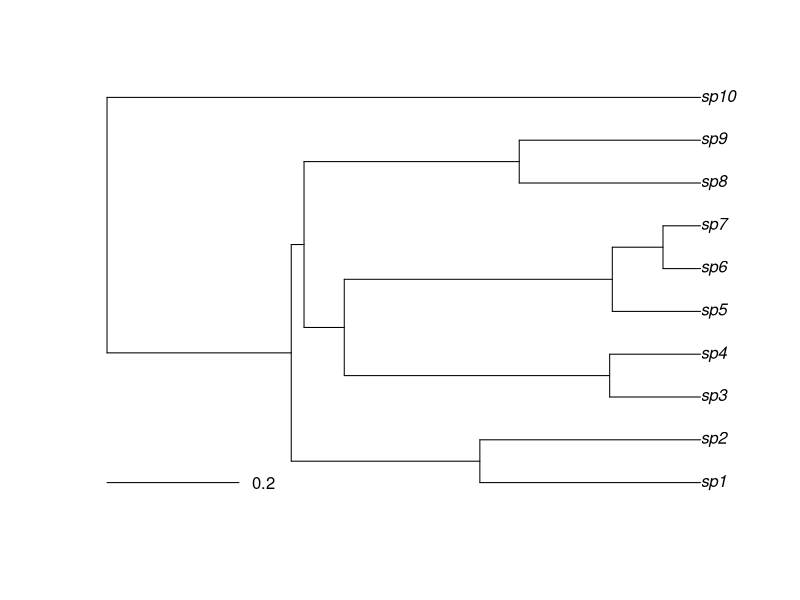
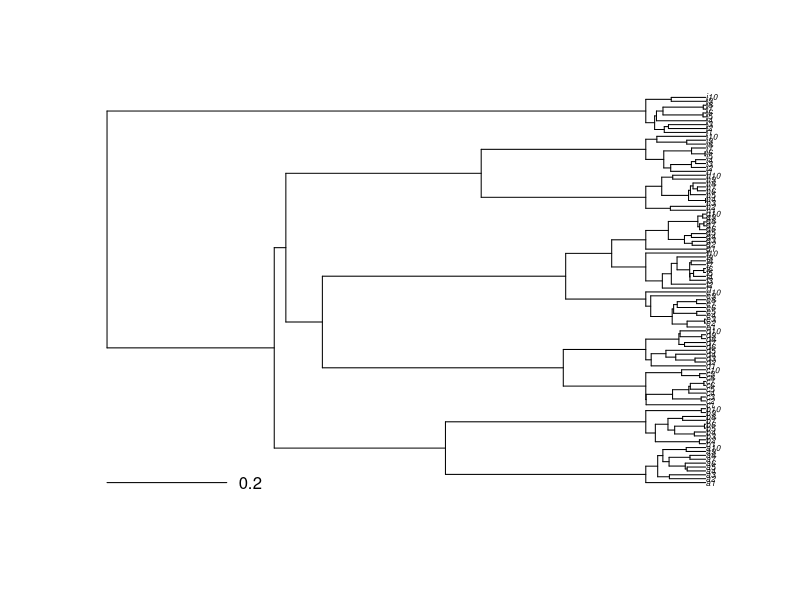
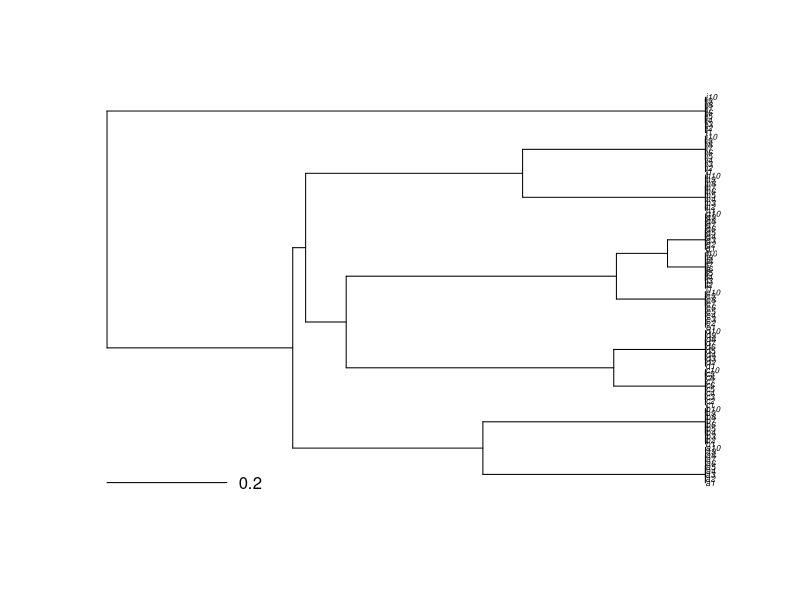

Reproduce these figures in R, in order. (Note: this script raises an error after producing the figures.)
###
# Scripts for simulating a variable accorging to a linear model formula
# with the predictor and/or the residual error being phylogenetically 
# correlated and with infraspecific sampling

# Simon Joly, sept. 2016

###
# Load packages

require(nlme)
require(ape)
require(phytools)


# Phylogenetic simulations ------------------------------------------------

###
# Parameters for the phylogenetic simulations

nspecies=10
nindividuals=10
# Give a relative scale to the species tree vs. the infraspecific tree.
# The total tree length is fixed to 1.
species.scale=0.9 #Total
infrasp.scale=1-species.scale

###
# Simulate species tree

spetree <- pbtree(n=nspecies,nsim=1,b=1,complete=FALSE,scale=species.scale)
#rename tips to be able to find them below...
tips<-c("sp1","sp2","sp3","sp4","sp5","sp6","sp7","sp8","sp9","sp10")
spetree$tip.label <- tips
plot(spetree);add.scale.bar()

###
# Simulate individual trees, one per species

# Here, extinction = 0
poptrees <- pbtree(n=nindividuals,nsim=nspecies,b=1,scale=infrasp.scale)

###
# Stich trees together

combtree<-spetree
for(i in 1:length(spetree$tip.label)){
  newtips <- paste(letters[i],seq(1,length(poptrees[[i]]$tip.label)),sep="")
  poptrees[[i]]$tip.label <- newtips
  tipname <- tips[i]
  tipnumber <- seq(1,length(combtree$tip.label))[combtree$tip.label==tipname]
  poptrees[[i]]$root.edge<-0
  combtree<- bind.tree(combtree,poptrees[[i]],where=tipnumber,position=0)
}
plot(combtree,cex=0.5);add.scale.bar()

###
# Create tree with no infraspecific info
combtree0<-spetree
for(i in 1:length(spetree$tip.label)){
  newtips <- paste(letters[i],seq(1,length(poptrees[[i]]$tip.label)),sep="")
  poptrees[[i]]$tip.label <- newtips
  #collapse branch lengths
  poptrees[[i]]$edge.length <- rep(0.0001,length.out=length(poptrees[[i]]$edge.length))
  tipname <- tips[i]
  tipnumber <- seq(1,length(combtree0$tip.label))[combtree0$tip.label==tipname]
  poptrees[[i]]$root.edge<-0
  combtree0<- bind.tree(combtree0,poptrees[[i]],where=tipnumber,position=0)
}
# Scale the whole tree to have length 1
combtree0$edge.length <- combtree0$edge.length/max(nodeHeights(combtree0)[,2])*1
plot(combtree0,cex=0.5);add.scale.bar()


# Character simulations -------------------------------------------------

# These follow Revell et al. 2010. MEE

###
# Parameters

n.sp <- length(combtree$tip.label) #number of species
sigma.sq.x = 1 # Rate of evolution in X
sigma.sq.e = 0.7 # Rate of residual variation
B = 0.75 # Regression slope
C <- vcv.phylo(combtree) # VCV matrix
u <- rnorm(n=n.sp,mean=10) # Random deviates from the normal distribution 
v <- rnorm(n=n.sp,mean=0) # Random deviates from the normal distribution 

###
# Simulate variables

# Get values for the X variable that are phylogeneticaly correlated
x <- t(chol(C*sigma.sq.x)) %*% u

# Generate residual error that is phylogenetically correlated
e <- t(chol(C*sigma.sq.e)) %*% v

# Get response variable
y <- x %*% B + e


###
# Other options for character simulations

# Get values for the X variable that are NOT phylogeneticaly correlated
# x <- sqrt(sigma.sq.x) * u



# Model fitting -----------------------------------------------------------

require(nlme)

# data frame
thedata <- data.frame(y=y,x=x,sp=gsub("[0-9]*","",combtree$tip.label))

# formula
f1 <- formula(y~x)

# Phylo correlation
phylo.corr <- corBrownian(phy=combtree)
phylo.corr0 <- corBrownian(phy=combtree0) # Tree without infrapsecific branch lengths

# Fit phylogenetic regression with species as random effect
gls.mod0 <- lme(f1,random = ~1 | sp, data=thedata)
gls.mod1 <- lme(f1,random = ~1 | sp, correlation = phylo.corr, data=thedata)
gls.mod2 <- lme(f1,random = ~1 | sp, correlation = phylo.corr0, data=thedata)

# Fit phylogenetic regression WITHOUT species as random effect
gls.mod3 <- gls(f1,correlation = phylo.corr, data=thedata)
gls.mod4 <- gls(f1,correlation = phylo.corr0, data=thedata)

# Compare all models
AIC(gls.mod0,gls.mod1,gls.mod2,gls.mod3,gls.mod4)
